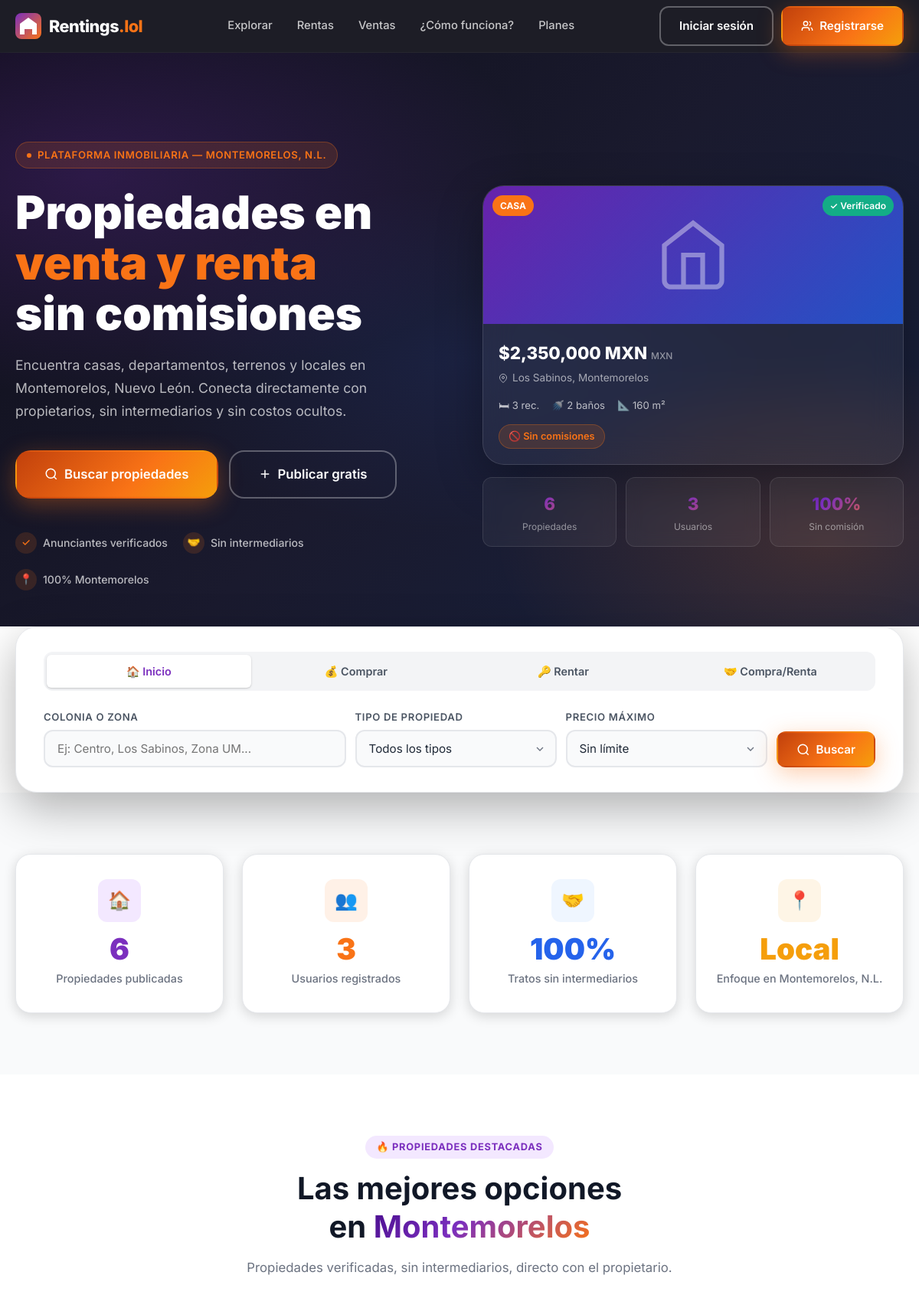
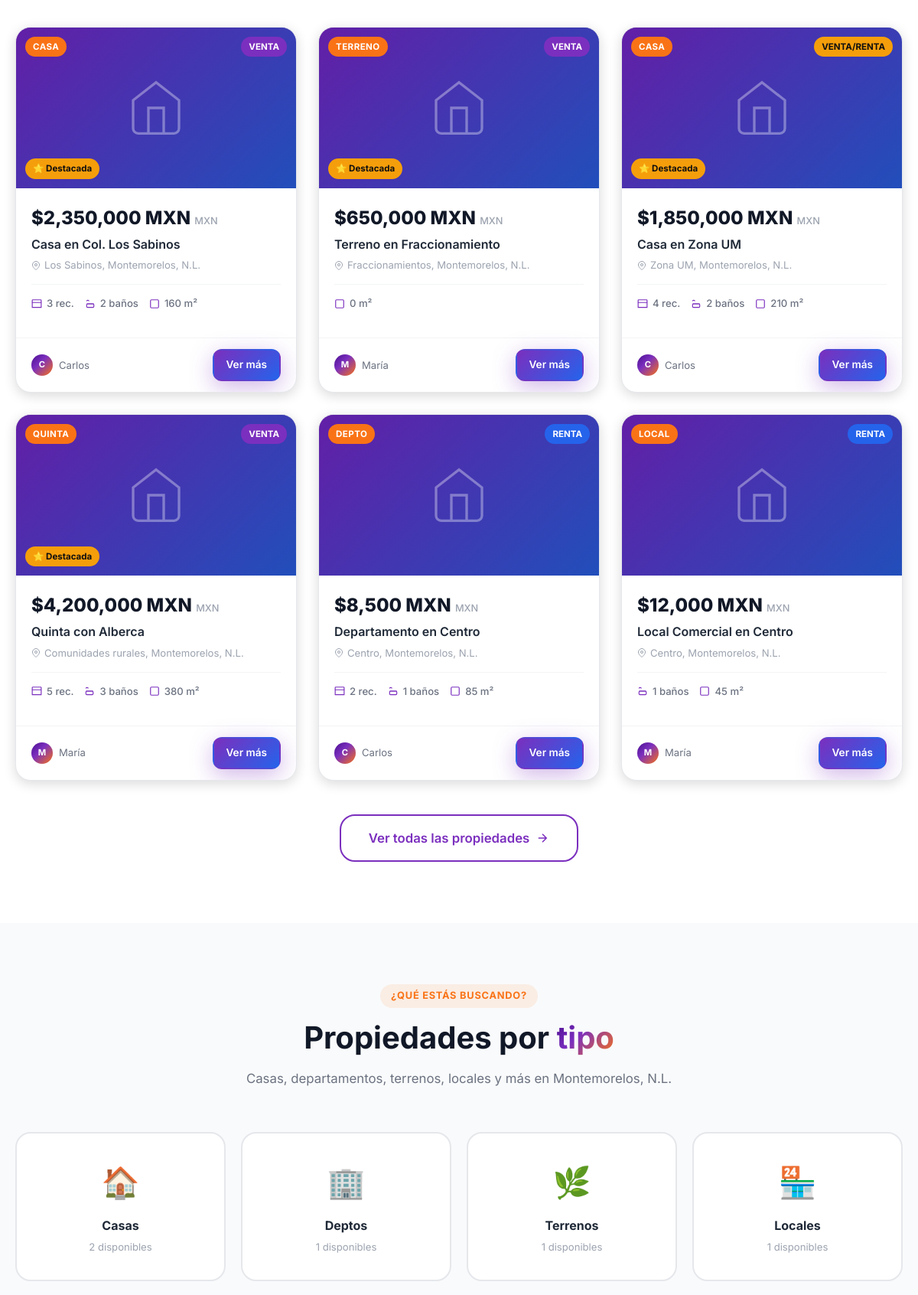
The page / (upper part) on the database its author committed (2 pictures, top to bottom).
### tables this page shows
CREATE TABLE IF NOT EXISTS `propiedades` (
  `id`             INT(11) UNSIGNED NOT NULL AUTO_INCREMENT,
  `usuario_id`     INT(11) UNSIGNED NOT NULL,
  `titulo`         VARCHAR(200)     NOT NULL,
  `descripcion`    TEXT             NOT NULL,
  `tipo`           ENUM('casa','departamento','terreno','local','bodega','quinta','rancho','oficina') NOT NULL,
  `operacion`      ENUM('venta','renta','venta_renta') NOT NULL DEFAULT 'venta',
  `precio`         DECIMAL(12,2)    NOT NULL,
  `moneda`         ENUM('MXN','USD') NOT NULL DEFAULT 'MXN',
  `recamaras`      TINYINT(3)       DEFAULT 0,
  `banos`          TINYINT(3)       DEFAULT 0,
  `estacionamiento` TINYINT(3)      DEFAULT 0,
  `metros_c`       DECIMAL(10,2)    DEFAULT NULL COMMENT 'Metros construcción',
  `metros_t`       DECIMAL(10,2)    DEFAULT NULL COMMENT 'Metros terreno',
  `direccion`      VARCHAR(300)     NOT NULL,
  `colonia`        VARCHAR(100)     DEFAULT NULL,
  `ciudad`         VARCHAR(100)     NOT NULL DEFAULT 'Montemorelos',
  `estado`         VARCHAR(100)     NOT NULL DEFAULT 'Nuevo León',
  `cp`             VARCHAR(10)      DEFAULT NULL,
  `lat`            DECIMAL(10,8)    DEFAULT NULL,
  `lng`            DECIMAL(11,8)    DEFAULT NULL,
  `imagen_portada` VARCHAR(255)     DEFAULT NULL,
  `destacado`      TINYINT(1)       NOT NULL DEFAULT 0,
  `activo`         TINYINT(1)       NOT NULL DEFAULT 1,
  `vistas`         INT(11) UNSIGNED NOT NULL DEFAULT 0,
  `created_at`     DATETIME         NOT NULL DEFAULT CURRENT_TIMESTAMP,
  `updated_at`     DATETIME         NOT NULL DEFAULT CURRENT_TIMESTAMP ON UPDATE CURRENT_TIMESTAMP,
  PRIMARY KEY (`id`),
  FOREIGN KEY (`usuario_id`) REFERENCES `usuarios`(`id`) ON DELETE CASCADE,
  INDEX `idx_tipo` (`tipo`),
  INDEX `idx_operacion` (`operacion`),
  INDEX `idx_ciudad` (`ciudad`),
  INDEX `idx_activo` (`activo`)
);

CREATE TABLE IF NOT EXISTS `usuarios` (
  `id`             INT(11) UNSIGNED NOT NULL AUTO_INCREMENT,
  `nombre`         VARCHAR(100)     NOT NULL,
  `email`          VARCHAR(150)     NOT NULL UNIQUE,
  `password`       VARCHAR(255)     NOT NULL,
  `telefono`       VARCHAR(20)      DEFAULT NULL,
  `avatar`         VARCHAR(255)     DEFAULT NULL,
  `rol`            ENUM('usuario','anunciante','admin') NOT NULL DEFAULT 'usuario',
  `verificado`     TINYINT(1)       NOT NULL DEFAULT 0,
  `token_verif`    VARCHAR(100)     DEFAULT NULL,
  `activo`         TINYINT(1)       NOT NULL DEFAULT 1,
  `created_at`     DATETIME         NOT NULL DEFAULT CURRENT_TIMESTAMP,
  `updated_at`     DATETIME         NOT NULL DEFAULT CURRENT_TIMESTAMP ON UPDATE CURRENT_TIMESTAMP,
  PRIMARY KEY (`id`),
  INDEX `idx_email` (`email`)
);

### config/db.php (called while the page is built, shortened)
<?php
function sanitize($str) {
    return htmlspecialchars(strip_tags(trim($str)));
}
?>

### index.php (the view, shortened to what this page needs)
<?php
require_once __DIR__ . '/includes/header.php';
$db = getDB();
$stats = $db->query("SELECT
  (SELECT COUNT(*) FROM propiedades WHERE activo=1) as total_props,
  (SELECT COUNT(*) FROM usuarios WHERE activo=1) as total_users,
  (SELECT COUNT(*) FROM propiedades WHERE destacado=1 AND activo=1) as destacadas
")->fetch();
$propsDest = $db->query("
  SELECT p.*, u.nombre as anunciante
  FROM propiedades p
  LEFT JOIN usuarios u ON u.id = p.usuario_id
  WHERE p.activo=1
  ORDER BY p.destacado DESC, p.created_at DESC
  LIMIT 6
")->fetchAll();
$tiposCounts = $db->query("
  SELECT tipo, COUNT(*) as cnt
  FROM propiedades WHERE activo=1
  GROUP BY tipo
")->fetchAll(PDO::FETCH_KEY_PAIR);
$tipos = [
  'casa'         => ['icon'=>'🏠','label'=>'Casas'],
  'departamento' => ['icon'=>'🏢','label'=>'Deptos'],
  'terreno'      => ['icon'=>'🌿','label'=>'Terrenos'],
  'local'        => ['icon'=>'🏪','label'=>'Locales'],
  'bodega'       => ['icon'=>'🏭','label'=>'Bodegas'],
  'quinta'       => ['icon'=>'🌄','label'=>'Quintas'],
  'rancho'       => ['icon'=>'🐄','label'=>'Ranchos'],
  'oficina'      => ['icon'=>'💼','label'=>'Oficinas'],
];
function fmtPrecio($n, $m='MXN') {
  return '$'.number_format($n,0,'.',',').' '.$m;
}
function fmtTipo($t) {
  $map=['casa'=>'Casa','departamento'=>'Depto','terreno'=>'Terreno','local'=>'Local',
        'bodega'=>'Bodega','quinta'=>'Quinta','rancho'=>'Rancho','oficina'=>'Oficina'];
  return $map[$t] ?? ucfirst($t);
}
function fmtOp($op) {
  $map=['venta'=>'Venta','renta'=>'Renta','venta_renta'=>'Venta/Renta'];
  return $map[$op] ?? ucfirst($op);
}
?>
<section class="hero">
  <div class="container">
    <div class="hero-inner">
      <div class="hero-content">
        <div class="hero-badge">
          <span class="hero-badge-dot"></span>
          Plataforma inmobiliaria — Montemorelos, N.L.
        </div>
        <h1 class="hero-title">
          Propiedades en<br>
          <span class="accent">venta y renta</span><br>
          sin comisiones
        </h1>
        <p class="hero-subtitle">
          Encuentra casas, departamentos, terrenos y locales en Montemorelos, Nuevo León.
          Conecta directamente con propietarios, sin intermediarios y sin costos ocultos.
        </p>
        <div class="hero-actions">
          <a href="/pages/propiedades.php" class="btn btn-primary btn-lg">
            <svg width="18" height="18" fill="none" stroke="currentColor" stroke-width="2" viewBox="0 0 24 24"><circle cx="11" cy="11" r="8"/><path d="M21 21l-4.35-4.35"/></svg>
            Buscar propiedades
          </a>
          <a href="/pages/register.php" class="btn btn-outline btn-lg">
            <svg width="18" height="18" fill="none" stroke="currentColor" stroke-width="2" viewBox="0 0 24 24"><path d="M12 5v14M5 12h14"/></svg>
            Publicar gratis
          </a>
        </div>
        <div class="hero-trust">
          <div class="trust-item">
            <span class="trust-icon">✓</span>
            Anunciantes verificados
          </div>
          <div class="trust-item">
            <span class="trust-icon">🤝</span>
            Sin intermediarios
          </div>
          <div class="trust-item">
            <span class="trust-icon">📍</span>
            100% Montemorelos
          </div>
        </div>
      </div>
      <div class="hero-visual">
        <?php if (!empty($propsDest)): $p = $propsDest[0]; ?>
        <div class="prop-card-float">
          <div class="prop-card-img">
            <div class="prop-card-img-bg">
              <svg width="100" height="100" fill="none" stroke="white" stroke-width="1.5" viewBox="0 0 24 24">
                <path d="M3 9l9-7 9 7v11a2 2 0 01-2 2H5a2 2 0 01-2-2V9z"/>
                <polyline points="9,22 9,12 15,12 15,22"/>
              </svg>
            </div>
            <span class="prop-type-badge"><?= fmtTipo($p['tipo']) ?></span>
            <span class="prop-verified-badge">✓ Verificado</span>
          </div>
          <div class="prop-card-body">
            <div class="prop-price"><?= fmtPrecio($p['precio'],$p['moneda']) ?> <span><?= strtoupper($p['moneda']) ?></span></div>
            <div class="prop-address">
              <svg width="12" height="12" fill="none" stroke="currentColor" stroke-width="2" viewBox="0 0 24 24"><path d="M21 10c0 7-9 13-9 13S3 17 3 10a9 9 0 0118 0z"/><circle cx="12" cy="10" r="3"/></svg>
              <?= sanitize($p['colonia'] ?? $p['ciudad']) ?>, <?= sanitize($p['ciudad']) ?>
            </div>
            <div class="prop-features">
              <?php if ($p['recamaras']): ?><span class="prop-feat">🛏 <?= $p['recamaras'] ?> rec.</span><?php endif; ?>
              <?php if ($p['banos']):     ?><span class="prop-feat">🚿 <?= $p['banos'] ?> baños</span><?php endif; ?>
              <?php if ($p['metros_c']):  ?><span class="prop-feat">📐 <?= (int)$p['metros_c'] ?> m²</span><?php endif; ?>
            </div>
            <div class="no-commission-badge">🚫 Sin comisiones</div>
          </div>
        </div>
        <?php endif; ?>
        <div class="stats-mini">
          <div class="stat-mini-card">
            <div class="stat-mini-num" data-counter data-target="<?= $stats['total_props'] ?>"><?= $stats['total_props'] ?></div>
            <div class="stat-mini-label">Propiedades</div>
          </div>
          <div class="stat-mini-card">
            <div class="stat-mini-num" data-counter data-target="<?= $stats['total_users'] ?>"><?= $stats['total_users'] ?></div>
            <div class="stat-mini-label">Usuarios</div>
          </div>
          <div class="stat-mini-card">
            <div class="stat-mini-num" data-counter data-target="100" data-suffix="%">100%</div>
            <div class="stat-mini-label">Sin comisión</div>
          </div>
        </div>
      </div>
    </div>
  </div>
</section>
<section class="search-section">
  <div class="container">
    <div class="search-card">
      <div class="search-tabs">
        <div class="search-tab active" data-op="">🏠 Inicio</div>
        <div class="search-tab" data-op="venta">💰 Comprar</div>
        <div class="search-tab" data-op="renta">🔑 Rentar</div>
        <div class="search-tab" data-op="venta_renta">🤝 Compra/Renta</div>
      </div>
      <form action="/pages/propiedades.php" method="GET" class="search-form">
        <div class="form-group">
          <label for="srchColonia">Colonia o zona</label>
          <input type="text" id="srchColonia" name="colonia" class="form-control" placeholder="Ej: Centro, Los Sabinos, Zona UM...">
        </div>
        <div class="form-group">
          <label for="srchTipo">Tipo de propiedad</label>
          <select id="srchTipo" name="tipo" class="form-control">
            <option value="">Todos los tipos</option>
          </select>
        </div>
        <div class="form-group">
          <label for="srchPrecio">Precio máximo</label>
          <select id="srchPrecio" name="precio_max" class="form-control">
            <option value="">Sin límite</option>
          </select>
        </div>
        <div class="form-group">
          <label>&nbsp;</label>
          <button type="submit" class="btn btn-primary w-full">
            <svg width="18" height="18" fill="none" stroke="currentColor" stroke-width="2" viewBox="0 0 24 24"><circle cx="11" cy="11" r="8"/><path d="M21 21l-4.35-4.35"/></svg>
            Buscar
          </button>
        </div>
      </form>
    </div>
  </div>
</section>
<section class="stats-section">
  <div class="container">
    <div class="stats-grid">
      <div class="stat-card">
        <div class="stat-icon purple">🏠</div>
        <div class="stat-num purple" data-counter data-target="<?= $stats['total_props'] ?>"><?= $stats['total_props'] ?></div>
        <div class="stat-label">Propiedades publicadas</div>
      </div>
      <div class="stat-card">
        <div class="stat-icon orange">👥</div>
        <div class="stat-num orange" data-counter data-target="<?= $stats['total_users'] ?>"><?= $stats['total_users'] ?></div>
        <div class="stat-label">Usuarios registrados</div>
      </div>
      <div class="stat-card">
        <div class="stat-icon blue">🤝</div>
        <div class="stat-num blue" data-counter data-target="100" data-suffix="%">100%</div>
        <div class="stat-label">Tratos sin intermediarios</div>
      </div>
      <div class="stat-card">
        <div class="stat-icon yellow">📍</div>
        <div class="stat-num yellow">Local</div>
        <div class="stat-label">Enfoque en Montemorelos, N.L.</div>
      </div>
    </div>
  </div>
</section>
<?php if (!empty($propsDest)): ?>
<section class="properties-section">
  <div class="container">
    <div class="section-header">
      <div class="section-badge">🔥 Propiedades destacadas</div>
      <h2 class="section-title">Las mejores opciones<br>en <span class="text-gradient">Montemorelos</span></h2>
      <p class="section-sub">Propiedades verificadas, sin intermediarios, directo con el propietario.</p>
    </div>
    <div class="props-grid">
      <?php foreach($propsDest as $p): ?>
      <article class="prop-card">
        <div class="prop-card-thumb">
          <?php if ($p['imagen_portada']): ?>
            <img src="<?= sanitize($p['imagen_portada']) ?>" alt="<?= sanitize($p['titulo']) ?>" loading="lazy">
          <?php else: ?>
            <div class="prop-card-thumb-bg">
              <svg width="80" height="80" fill="none" stroke="white" stroke-width="1" viewBox="0 0 24 24"><path d="M3 9l9-7 9 7v11a2 2 0 01-2 2H5a2 2 0 01-2-2V9z"/><polyline points="9,22 9,12 15,12 15,22"/></svg>
            </div>
          <?php endif; ?>
          <span class="prop-tipo-badge"><?= fmtTipo($p['tipo']) ?></span>
          <span class="prop-op-badge <?= $p['operacion'] ?>"><?= fmtOp($p['operacion']) ?></span>
          <?php if ($p['destacado']): ?>
            <span class="prop-destacado">⭐ Destacada</span>
          <?php endif; ?>
        </div>
        <div class="prop-card-content">
          <div class="prop-card-price"><?= fmtPrecio($p['precio'],$p['moneda']) ?> <span><?= $p['moneda'] ?></span></div>
          <div class="prop-card-title"><?= sanitize($p['titulo']) ?></div>
          <div class="prop-card-address">
            <svg width="12" height="12" fill="none" stroke="currentColor" stroke-width="2" viewBox="0 0 24 24"><path d="M21 10c0 7-9 13-9 13S3 17 3 10a9 9 0 0118 0z"/><circle cx="12" cy="10" r="3"/></svg>
            <?= sanitize($p['colonia'] ?? '') ?><?= $p['colonia'] ? ', ' : '' ?><?= sanitize($p['ciudad']) ?>, N.L.
          </div>
          <div class="prop-card-features">
            <?php if ($p['recamaras']): ?>
            <div class="prop-feat-item">
              <svg width="14" height="14" fill="none" stroke="currentColor" stroke-width="2" viewBox="0 0 24 24"><path d="M2 9V4a1 1 0 011-1h18a1 1 0 011 1v5"/><path d="M2 9h20v11H2z"/></svg>
              <?= $p['recamaras'] ?> rec.
            </div>
            <?php endif; ?>
            <?php if ($p['banos']): ?>
            <div class="prop-feat-item">
              <svg width="14" height="14" fill="none" stroke="currentColor" stroke-width="2" viewBox="0 0 24 24"><path d="M4 12h16M4 6a2 2 0 012-2h1a2 2 0 012 2"/><rect x="4" y="12" width="16" height="8" rx="2"/></svg>
              <?= $p['banos'] ?> baños
            </div>
            <?php endif; ?>
            <?php if ($p['metros_c']): ?>
            <div class="prop-feat-item">
              <svg width="14" height="14" fill="none" stroke="currentColor" stroke-width="2" viewBox="0 0 24 24"><rect x="3" y="3" width="18" height="18" rx="2"/></svg>
              <?= (int)$p['metros_c'] ?> m²
            </div>
            <?php endif; ?>
          </div>
        </div>
        <div class="prop-card-footer">
          <div class="prop-card-anunciante">
            <div class="prop-avatar"><?= strtoupper(substr($p['anunciante'],0,1)) ?></div>
            <?= sanitize(explode(' ',$p['anunciante'])[0]) ?>
          </div>
          <a href="/pages/propiedad.php?id=<?= $p['id'] ?>" class="btn btn-purple btn-sm">Ver más</a>
        </div>
      </article>
      <?php endforeach; ?>
    </div>
    <div class="text-center">
      <a href="/pages/propiedades.php" class="btn btn-ghost btn-lg">
        Ver todas las propiedades
        <svg width="18" height="18" fill="none" stroke="currentColor" stroke-width="2" viewBox="0 0 24 24"><path d="M5 12h14M12 5l7 7-7 7"/></svg>
      </a>
    </div>
  </div>
</section>
<?php endif; ?>
<section class="tipos-section">
  <div class="container">
    <div class="section-header">
      <div class="section-badge orange">¿Qué estás buscando?</div>
      <h2 class="section-title">Propiedades por <span class="text-gradient">tipo</span></h2>
      <p class="section-sub">Casas, departamentos, terrenos, locales y más en Montemorelos, N.L.</p>
    </div>
    <div class="tipos-grid">
      <?php foreach($tipos as $k=>$t): ?>
      <a href="/pages/propiedades.php?tipo=<?= $k ?>" class="tipo-card">
        <span class="tipo-icon"><?= $t['icon'] ?></span>
        <div class="tipo-name"><?= $t['label'] ?></div>
        <div class="tipo-count"><?= ($tiposCounts[$k] ?? 0) ?> disponibles</div>
      </a>
      <?php endforeach; ?>
    </div>
  </div>
</section>
<?php require_once __DIR__ . '/includes/footer.php'; ?>

### rows shown on the page
propiedades: tipo "CASA", fmtPrecio($p['precio'],$p['moneda']) "$2,350,000 MXN", moneda "MXN", colonia "Los Sabinos", ciudad "Montemorelos", recamaras "3", banos "2", metros_c "160", operacion "VENTA", destacado "⭐ Destacada", titulo "Casa en Col. Los Sabinos", usuario.nombre "C", usuario.nombre "Carlos"
propiedades: tipo "TERRENO", operacion "VENTA", destacado "⭐ Destacada", fmtPrecio($p['precio'],$p['moneda']) "$650,000 MXN", moneda "MXN", titulo "Terreno en Fraccionamiento", colonia "Fraccionamientos", ciudad "Montemorelos", metros_c "0", usuario.nombre "M", usuario.nombre "María"
propiedades: tipo "CASA", operacion "VENTA/RENTA", destacado "⭐ Destacada", fmtPrecio($p['precio'],$p['moneda']) "$1,850,000 MXN", moneda "MXN", titulo "Casa en Zona UM", colonia "Zona UM", ciudad "Montemorelos", recamaras "4", banos "2", metros_c "210", usuario.nombre "C", usuario.nombre "Carlos"
propiedades: tipo "QUINTA", operacion "VENTA", destacado "⭐ Destacada", fmtPrecio($p['precio'],$p['moneda']) "$4,200,000 MXN", moneda "MXN", titulo "Quinta con Alberca", colonia "Comunidades rurales", ciudad "Montemorelos", recamaras "5", banos "3", metros_c "380", usuario.nombre "M", usuario.nombre "María"
propiedades: tipo "DEPTO", operacion "RENTA", fmtPrecio($p['precio'],$p['moneda']) "$8,500 MXN", moneda "MXN", titulo "Departamento en Centro", colonia "Centro", ciudad "Montemorelos", recamaras "2", banos "1", metros_c "85", usuario.nombre "C", usuario.nombre "Carlos"
propiedades: tipo "LOCAL", operacion "RENTA", fmtPrecio($p['precio'],$p['moneda']) "$12,000 MXN", moneda "MXN", titulo "Local Comercial en Centro", colonia "Centro", ciudad "Montemorelos", banos "1", metros_c "45", usuario.nombre "M", usuario.nombre "María"

### other values the page prints
$stats['total_props'] "6"
$stats['total_users'] "3"
$t['icon'] "🏠"
$t['label'] "Casas"
$tiposCounts[$k] "2"
$t['icon'] "🏢"
$t['label'] "Deptos"
$tiposCounts[$k] "1"
$t['icon'] "🌿"
$t['label'] "Terrenos"
$t['icon'] "🏪"
$t['label'] "Locales"
